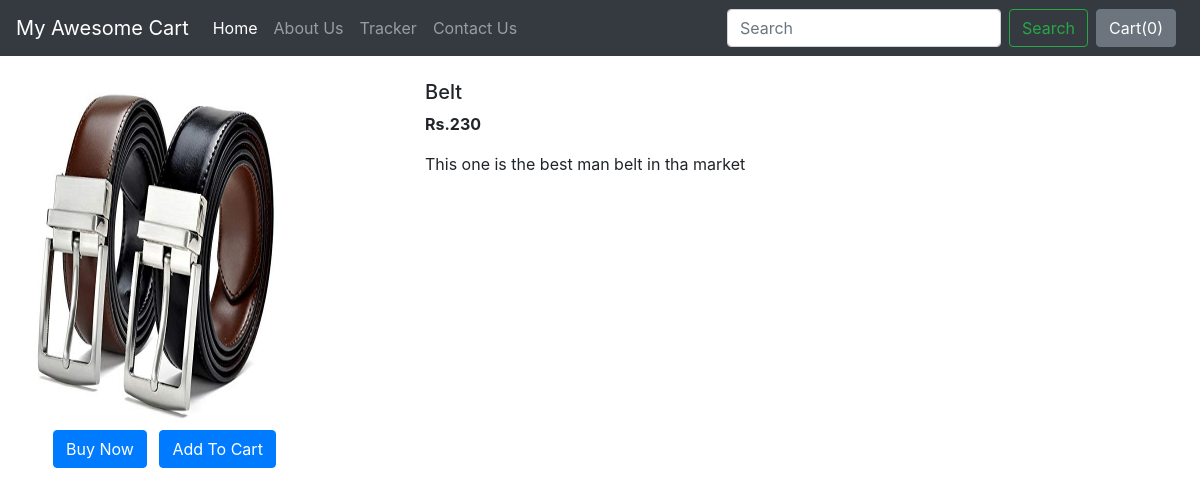
Screenshot of /shop/products/2 with the database file from the repository.
### shop/models.py (models this page shows)
class Product(models.Model):
    product_id = models.AutoField
    prduct_name = models.CharField(max_length=50)
    category=models.CharField(max_length=50 , default="")
    subcategory=models.CharField(max_length=50, default="")
    price = models.IntegerField(default=0)
    desc = models.CharField(max_length=300)
    pub_date = models.DateField()
    image = models.ImageField(upload_to="shop/images", default="")
    def __str__(self):
        return self.prduct_name

### shop/views.py (the view)
# urls.py: path('products/<int:myid>', views.productView, name="ProductView"),
def productView(request, myid):
    products=Product.objects.filter(id=myid)
    print(products)
    return render(request, 'shop/prodView.html', {'product': products[0]})

### shop/templates/shop/prodView.html (shortened to what this page needs)
{% extends 'shop/basic.html' %}
{% block body %}
<div class="container my-4">
    <div class="row" >
    <div class="col-md-4">
    <div class="row">
        <img src='/media/{{product.image}}' width="250px" height="350px">
    </div>
     <div>
         <button type="button" class="btn btn-primary mx-2">Buy Now</button>
         <button type="button" class="btn btn-primary">Add To Cart</button>
     </div>
    </div>
    <div class="col-md-8">
        <h5>{{product.prduct_name}}</h5>
        <p><b>Rs.{{product.price}}</b></p>
        <p>{{product.desc}}</p>
    </div>
    </div>
</div>
{% endblock %}

### rows the page displays
Product: image (picture), prduct_name "Belt", price "230", desc "This one is the best man belt in tha market"
